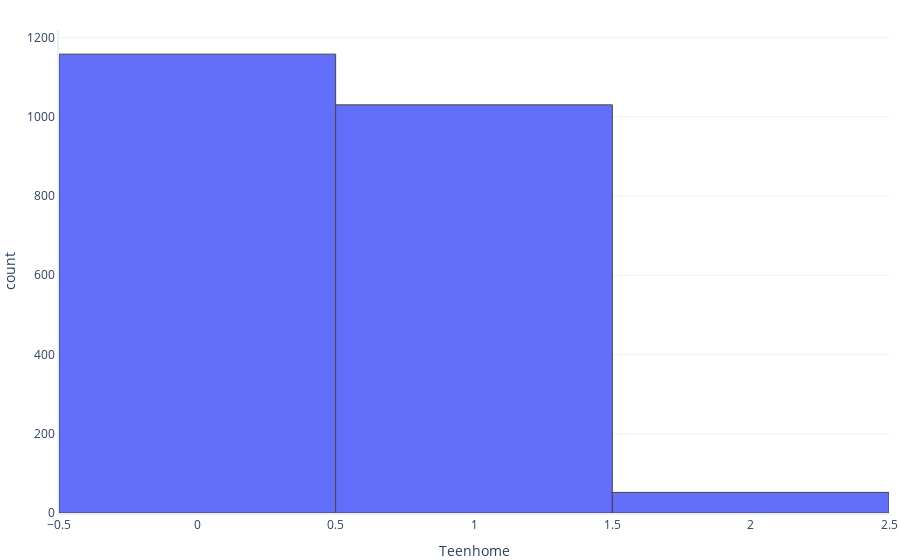

The cell this chart's notebook holds for it:
### Markdown cell above
#### 'Teenhome'

### Code cell
rg.histogram(df, 'Teenhome')

### Figure 1 — Plotly figure (JSON) as saved in the notebook; plotly's stock layout.template omitted (floating-point values rounded to 4 significant figures; data arrays with more than 128 entries replaced by an {"elided": "..."} marker saying what was removed)
{"data": [{"alignmentgroup": "True", "bingroup": "x", "hovertemplate": "Teenhome=%{x}<br>count=%{y}<extra></extra>", "legendgroup": "", "marker": {"color": "#636efa", "pattern": {"shape": ""}}, "name": "", "offsetgroup": "", "orientation": "v", "showlegend": false, "type": "histogram", "x": {"elided": "2240 int values"}, "xaxis": "x", "yaxis": "y"}], "layout": {"barmode": "relative", "legend": {"tracegroupgap": 0}, "xaxis": {"anchor": "y", "domain": [0, 1], "title": {"text": "Teenhome"}}, "yaxis": {"anchor": "x", "domain": [0, 1], "title": {"text": "count"}}}}
